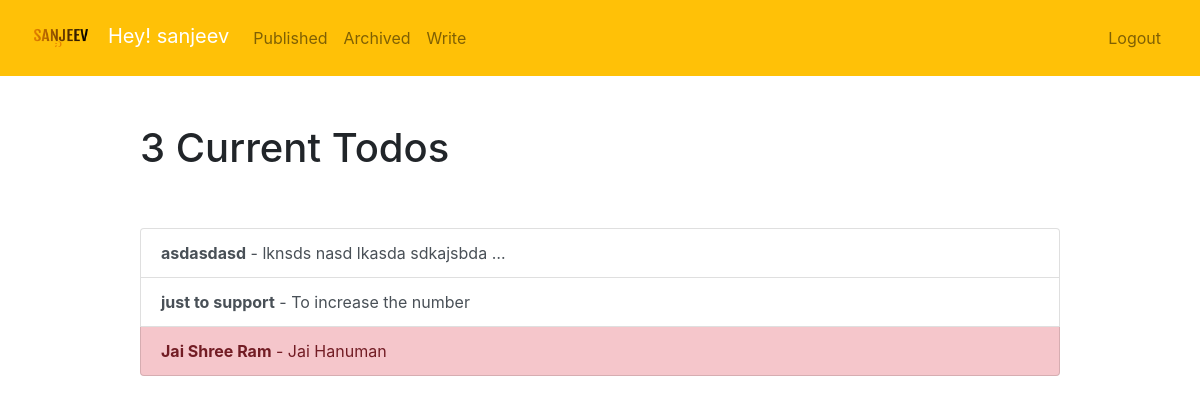
/current/ (signed in), run on the app's committed database.
### todo/models.py (models this page shows, shortened)
class Todo(models.Model):
    title=models.CharField(max_length=100)
    memo=models.TextField(blank=True)
    created=models.DateTimeField(auto_now_add=True)
    datecompleted=models.DateTimeField(null=True, blank=True)
    important= models.BooleanField(default=False)
    user=models.ForeignKey(User,on_delete=models.CASCADE) #one to many

### todo/views.py (the view)
# urls.py: path('current/',views.currenttodos,name='currenttodos'),
@login_required
def currenttodos(request):
    todos = Todo.objects.filter(user=request.user, datecompleted__isnull=True).order_by('-created')
    return render(request, 'todo/currenttodos.html',{'todos':todos})

### todo/templates/todo/currenttodos.html
{% extends "todo/base.html" %}
{% block content %}
    <div class="row justify-content-center mt-5">
        <div class="col-md-10">
            {% if todos %}
                 <h1>{{ todos.count }} Current Todo{{ todos.count|pluralize }}</h1>
            {% else %}
                           <h1>Current Todos</h1>
            {% endif %}
        </div>
    </div>
    <div class="row justify-content-center mt-5">
        <div class="col-md-10">
        {% if todos %}
            <div class="list-group">
                {% for todo in todos %}
                    <a href="{% url 'viewtodo' todo.id %}" class="list-group-item list-group-item-action{% if todo.important %} list-group-item-danger{% endif %}"><b>{{ todo.title }}</b>{% if todo.memo %} - {{ todo.memo|truncatechars:30 }}{% endif %}</a>
                {% endfor %}
            </div>
        {% else %}
            <div class="text-center">
                <h2>Nothing here! Inspire others by your words.</h2>
            <br>
            <a role="button" class="btn btn-primary" href="{% url 'createtodo' %}">New Todo</a>
            </div>
        {% endif %}
        </div>
    </div>
{% endblock %}

### todo/templates/todo/base.html (shortened to what this page needs)
{% load static %}
<!doctype html>
<html lang="en">
<head>
    <link rel="stylesheet" href="https://stackpath.bootstrapcdn.com/bootstrap/4.4.1/css/bootstrap.min.css">
</head>
<body>
<nav class="navbar navbar-expand-md navbar-light bg-warning">
<div class="container-fluid navbar-container">
    <a class="navbar-brand" href="{% url 'home' %}">
         <img src="{% static 'todo/logo.png' %}" width="60" height="50" class="d-inline-block align-left" >
        <span  style="color: white;"> &nbsp Hey! {{user.username}} </span>
    </a>
    <div class="collapse navbar-collapse" id="navbarNav">
    {% if user.is_authenticated %}
        <ul class="navbar-nav mr-auto">
                <li class="nav-item {{ current }}">
                    <a class="nav-link" href="{% url 'currenttodos' %}">Published</a>
                </li>
                <li class="nav-item {{ completed }}">
                    <a class="nav-link" href="{% url 'archived' %}">Archived</a>
                </li>
                <li class="nav-item {{ create }}">
                    <a class="nav-link" href="{% url 'createtodo' %}">Write</a>
                </li>
        </ul>
    {% endif %}
    <ul class="navbar-nav ml-auto">
            {% if user.is_authenticated %}
                <li class="nav-item">
                    <a href="#" onclick="$('#signOutBtn').click()" class="nav-link">Logout</a>
                </li>
            {% endif %}
        </ul>
    </div>
</div>
</nav>
<div class="container">
{% block content %}{% endblock %}
</div>
</body>
</html>

### data on the page
Todo: title "asdasdasd", memo "lknsds nasd lkasda sdkajsbda …"
Todo: title "just to support", memo "To increase the number"
Todo: title "Jai Shree Ram", memo "Jai Hanuman"

### other printed values
{{ user.username }} "sanjeev"
{{ todos.count }} "3"
